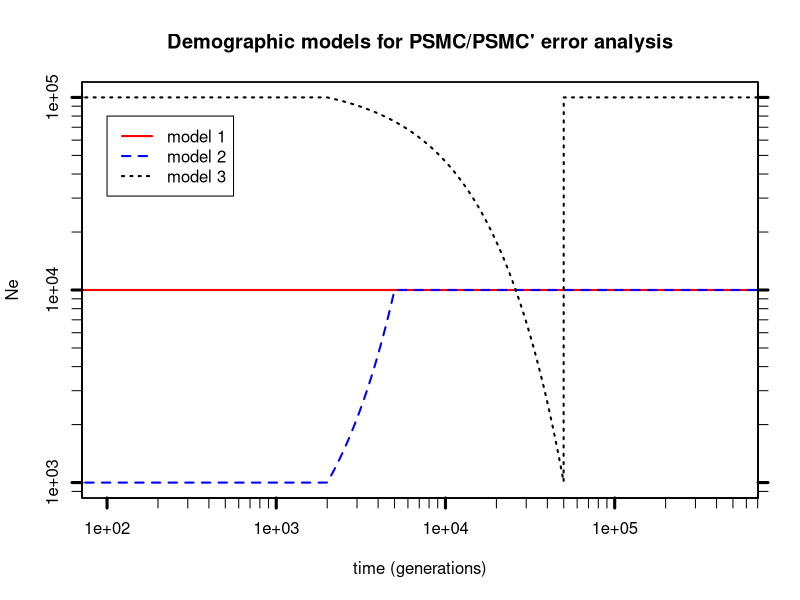

Here is the R script that generated this plot:
#!/usr/bin/env Rscript

# time, in generations
step=100
t = seq(1, 1e6, step)

# model 1: constant population size
m1.N = rep(10000, length(t))

# model 2: exponential population size decrease
m2.N0 = 1000
m2.N1 = 10000
m2.T1 = 2000
m2.T2 = 5000
m2.alpha1 = -log(m2.N1/m2.N0)/(m2.T2-m2.T1)
m2.N = vector(length=length(t))
m2.N[1:(m2.T1/step)] = m2.N0
m2.N[(m2.T1/step+1):(m2.T2/step)] = m2.N0*exp(-m2.alpha1 * (t[(m2.T1/step+1):(m2.T2/step)]-m2.T1))
m2.N[(m2.T2/step+1):length(t)] = m2.N1

# model 3: bottleneck with exponential population size increase
m3.N0 = 100000
m3.N1 = 1000
m3.N2 = 100000
m3.T1 = 2000
m3.T2 = 50000
m3.alpha1 = -log(m3.N1/m3.N0)/(m3.T2-m3.T1)
m3.N = vector(length=length(t))
m3.N[1:(m3.T1/step)] = m3.N0
m3.N[(m3.T1/step+1):(m3.T2/step)] = m3.N0*exp(-m3.alpha1 * (t[(m3.T1/step+1):(m3.T2/step)]-m3.T1))
m3.N[(m3.T2/step+1):length(t)] = m3.N2

vmin = function(v) v[which.min(v)]
vmax = function(v) v[which.max(v)]
ymin = vmin(c(m1.N, m2.N0, m2.N1, m3.N0, m3.N1, m3.N2))
ymax = vmax(c(m1.N, m2.N0, m2.N1, m3.N0, m3.N1, m3.N2))
xmin = 100
xmax = 5e5


llog="xy"
lwd = 2
lty = c(1,2,3)
col = c("red", "blue", "black")
pdf("models.pdf", width=12, height=8)
plot(t, m1.N, type='l', lty=lty[1], lwd=lwd, col=col[1], log=llog,
     ylim=c(ymin, ymax), xlim=c(xmin, xmax), xaxt="n", yaxt="n", xlab="", ylab="")
par(new=T)
plot(t, m2.N, type='l', lty=lty[2], lwd=lwd, col=col[2], log=llog,
     ylim=c(ymin, ymax), xlim=c(xmin, xmax), xaxt="n", yaxt="n", xlab="", ylab="")
par(new=T)
plot(t, m3.N, type='l', lty=lty[3], lwd=lwd, col=col[3], log=llog,
     ylim=c(ymin, ymax), xlim=c(xmin, xmax), xaxt="n", yaxt="n", xlab="", ylab="")
ticks=c(seq(1e2,1e3,1e2), seq(1e3,1e4,1e3), seq(1e4,1e5,1e4), seq(1e5,1e6,1e5))
bdticks=c(1e2,1e3,1e4,1e5,1e6)
axis(1, ticks, labels=F)
axis(2, ticks, labels=F)
axis(4, ticks, labels=F)
axis(1, bdticks, lwd.ticks=3)
axis(2, bdticks, lwd.ticks=3)
axis(4, bdticks, lwd.ticks=3, labels=F)
title("Demographic models for PSMC/PSMC' error analysis",
      xlab="time (generations)", ylab="Ne")
legend(1e2, 8e4, c("model 1", "model 2", "model 3"), lwd=2, lty=lty, col=col)
invisible(dev.off())
